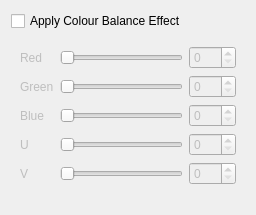
             <widget class="QWidget" name="toolFX">
              <property name="geometry">
               <rect>
                <x>0</x>
                <y>0</y>
                <width>256</width>
                <height>215</height>
               </rect>
              </property>
              <attribute name="label">
               <string>&amp;Effects</string>
              </attribute>
              <layout class="QVBoxLayout" name="verticalLayout_4">
               <item>
                <widget class="QCheckBox" name="chkColourBalEffect">
                 <property name="text">
                  <string>Apply Colour Balance Effect</string>
                 </property>
                </widget>
               </item>
               <item>
                <widget class="QFrame" name="frameColourBalance">
                 <property name="enabled">
                  <bool>false</bool>
                 </property>
                 <layout class="QGridLayout" name="gridLayout_5">
                  <item row="1" column="2">
                   <widget class="QSpinBox" name="spinBalGreen">
                    <property name="maximum">
                     <number>256</number>
                    </property>
                   </widget>
                  </item>
                  <item row="0" column="2">
                   <widget class="QSpinBox" name="spinBalRed">
                    <property name="maximum">
                     <number>256</number>
                    </property>
                   </widget>
                  </item>
                  <item row="4" column="1">
                   <widget class="QSlider" name="sliderBalV">
                    <property name="maximum">
                     <number>256</number>
                    </property>
                    <property name="orientation">
                     <enum>Qt::Horizontal</enum>
                    </property>
                   </widget>
                  </item>
                  <item row="2" column="0">
                   <widget class="QLabel" name="lblBalBlue">
                    <property name="text">
                     <string>Blue</string>
                    </property>
                    <property name="buddy">
                     <cstring>spinBalBlue</cstring>
                    </property>
                   </widget>
                  </item>
                  <item row="1" column="0">
                   <widget class="QLabel" name="lblBalGreen">
                    <property name="text">
                     <string>Green</string>
                    </property>
                    <property name="buddy">
                     <cstring>spinBalGreen</cstring>
                    </property>
                   </widget>
                  </item>
                  <item row="2" column="2">
                   <widget class="QSpinBox" name="spinBalBlue">
                    <property name="maximum">
                     <number>256</number>
                    </property>
                   </widget>
                  </item>
                  <item row="2" column="1">
                   <widget class="QSlider" name="sliderBalBlue">
                    <property name="maximum">
                     <number>256</number>
                    </property>
                    <property name="orientation">
                     <enum>Qt::Horizontal</enum>
                    </property>
                   </widget>
                  </item>
                  <item row="1" column="1">
                   <widget class="QSlider" name="sliderBalGreen">
                    <property name="maximum">
                     <number>256</number>
                    </property>
                    <property name="orientation">
                     <enum>Qt::Horizontal</enum>
                    </property>
                   </widget>
                  </item>
                  <item row="3" column="2">
                   <widget class="QSpinBox" name="spinBalU">
                    <property name="maximum">
                     <number>256</number>
                    </property>
                   </widget>
                  </item>
                  <item row="0" column="0">
                   <widget class="QLabel" name="lblBalRed">
                    <property name="text">
                     <string>Red</string>
                    </property>
                    <property name="buddy">
                     <cstring>spinBalRed</cstring>
                    </property>
                   </widget>
                  </item>
                  <item row="3" column="1">
                   <widget class="QSlider" name="sliderBalU">
                    <property name="maximum">
                     <number>256</number>
                    </property>
                    <property name="orientation">
                     <enum>Qt::Horizontal</enum>
                    </property>
                   </widget>
                  </item>
                  <item row="3" column="0">
                   <widget class="QLabel" name="lblBalU">
                    <property name="text">
                     <string>U</string>
                    </property>
                    <property name="buddy">
                     <cstring>spinBalU</cstring>
                    </property>
                   </widget>
                  </item>
                  <item row="4" column="2">
                   <widget class="QSpinBox" name="spinBalV">
                    <property name="maximum">
                     <number>256</number>
                    </property>
                   </widget>
                  </item>
                  <item row="4" column="0">
                   <widget class="QLabel" name="lblBalV">
                    <property name="text">
                     <string>V</string>
                    </property>
                    <property name="buddy">
                     <cstring>spinBalV</cstring>
                    </property>
                   </widget>
                  </item>
                  <item row="0" column="1">
                   <widget class="QSlider" name="sliderBalRed">
                    <property name="maximum">
                     <number>256</number>
                    </property>
                    <property name="orientation">
                     <enum>Qt::Horizontal</enum>
                    </property>
                   </widget>
                  </item>
                 </layout>
                </widget>
               </item>
               <item>
                <spacer name="verticalSpacer_4">
                 <property name="orientation">
                  <enum>Qt::Vertical</enum>
                 </property>
                 <property name="sizeHint" stdset="0">
                  <size>
                   <width>20</width>
                   <height>25</height>
                  </size>
                 </property>
                </spacer>
               </item>
              </layout>
             </widget>
